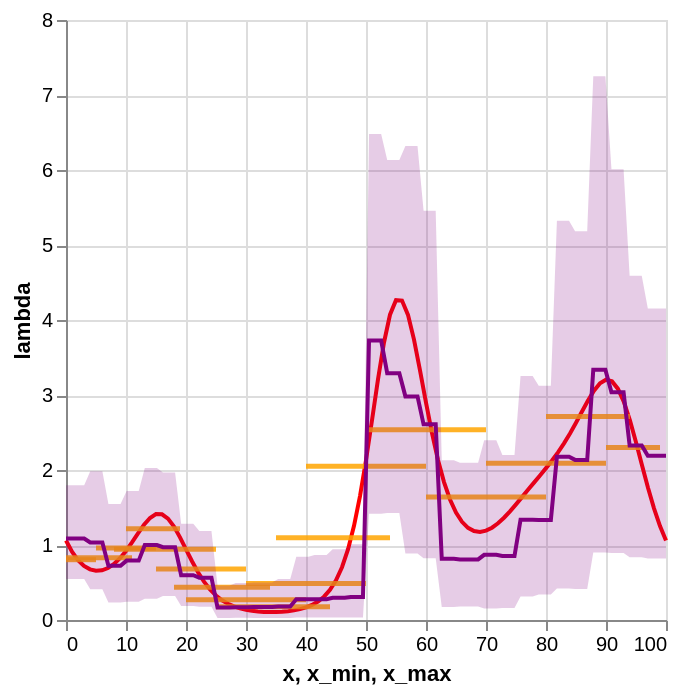

The notebook cell saved with this chart:
### Code cell
source_exp1 = summarize_posterior_lam(
    mcmc_samples, np.linspace(0, 100, 100), "1. Naive"
)
plot_posterior_band(source_exp1, df_rates, df_expanded)

### Figure 1 — Vega-Lite specification as saved in the notebook (floating-point values rounded to 4 significant figures)
{"config": {"view": {"continuousWidth": 300, "continuousHeight": 300}}, "layer": [{"data": {"name": "data-57e9ce31636ad67c36e7dccf51564a34"}, "mark": {"type": "line", "color": "red"}, "encoding": {"x": {"field": "x", "type": "quantitative"}, "y": {"field": "lambda", "title": "lambda", "type": "quantitative"}}}, {"data": {"name": "data-8b7e06b0c436df7dcce7b6926a431d8c"}, "mark": {"type": "rule", "color": "orange", "opacity": 0.85, "strokeWidth": 2.5}, "encoding": {"x": {"field": "x_min", "type": "quantitative"}, "x2": {"field": "x_max"}, "y": {"field": "lambda_obs", "title": "lambda", "type": "quantitative"}}}, {"data": {"name": "data-edcbc87d19625cd614a415811aa28001"}, "mark": {"type": "line", "color": "purple"}, "encoding": {"x": {"field": "x", "type": "quantitative"}, "y": {"field": "lam", "type": "quantitative"}}}, {"data": {"name": "data-edcbc87d19625cd614a415811aa28001"}, "mark": {"type": "area", "color": "purple", "opacity": 0.2}, "encoding": {"x": {"field": "x", "type": "quantitative"}, "y": {"field": "lower", "type": "quantitative"}, "y2": {"field": "upper"}}}], "$schema": "https://vega.github.io/schema/vega-lite/v6.1.0.json", "datasets": {"data-57e9ce31636ad67c36e7dccf51564a34": [{"x": 0, "lambda": 1.06}, {"x": 1, "lambda": 0.9096}, {"x": 2, "lambda": 0.7984}, {"x": 3, "lambda": 0.7218}, {"x": 4, "lambda": 0.6755}, {"x": 5, "lambda": 0.6564}, {"x": 6, "lambda": 0.6624}, {"x": 7, "lambda": 0.6925}, {"x": 8, "lambda": 0.7463}, {"x": 9, "lambda": 0.8231}, {"x": 10, "lambda": 0.9209}, {"x": 11, "lambda": 1.035}, {"x": 12, "lambda": 1.156}, {"x": 13, "lambda": 1.27}, {"x": 14, "lambda": 1.361}, {"x": 15, "lambda": 1.412}, {"x": 16, "lambda": 1.41}, {"x": 17, "lambda": 1.352}, {"x": 18, "lambda": 1.245}, {"x": 19, "lambda": 1.102}, {"x": 20, "lambda": 0.9426}, {"x": 21, "lambda": 0.7833}, {"x": 22, "lambda": 0.6371}, {"x": 23, "lambda": 0.5112}, {"x": 24, "lambda": 0.408}, {"x": 25, "lambda": 0.3263}, {"x": 26, "lambda": 0.2635}, {"x": 27, "lambda": 0.216}, {"x": 28, "lambda": 0.1807}, {"x": 29, "lambda": 0.1547}, {"x": 30, "lambda": 0.1359}, {"x": 31, "lambda": 0.1226}, {"x": 32, "lambda": 0.1136}, {"x": 33, "lambda": 0.1083}, {"x": 34, "lambda": 0.106}, {"x": 35, "lambda": 0.1067}, {"x": 36, "lambda": 0.1103}, {"x": 37, "lambda": 0.1173}, {"x": 38, "lambda": 0.1283}, {"x": 39, "lambda": 0.1446}, {"x": 40, "lambda": 0.1677}, {"x": 41, "lambda": 0.2003}, {"x": 42, "lambda": 0.2462}, {"x": 43, "lambda": 0.3108}, {"x": 44, "lambda": 0.4014}, {"x": 45, "lambda": 0.5281}, {"x": 46, "lambda": 0.7033}, {"x": 47, "lambda": 0.9412}, {"x": 48, "lambda": 1.255}, {"x": 49, "lambda": 1.653}, {"x": 50, "lambda": 2.13}, {"x": 51, "lambda": 2.664}, {"x": 52, "lambda": 3.209}, {"x": 53, "lambda": 3.7}, {"x": 54, "lambda": 4.07}, {"x": 55, "lambda": 4.264}, {"x": 56, "lambda": 4.259}, {"x": 57, "lambda": 4.068}, {"x": 58, "lambda": 3.738}, {"x": 59, "lambda": 3.329}, {"x": 60, "lambda": 2.898}, {"x": 61, "lambda": 2.491}, {"x": 62, "lambda": 2.134}, {"x": 63, "lambda": 1.839}, {"x": 64, "lambda": 1.606}, {"x": 65, "lambda": 1.432}, {"x": 66, "lambda": 1.309}, {"x": 67, "lambda": 1.229}, {"x": 68, "lambda": 1.186}, {"x": 69, "lambda": 1.175}, {"x": 70, "lambda": 1.191}, {"x": 71, "lambda": 1.231}, {"x": 72, "lambda": 1.289}, {"x": 73, "lambda": 1.364}, {"x": 74, "lambda": 1.449}, {"x": 75, "lambda": 1.542}, {"x": 76, "lambda": 1.639}, {"x": 77, "lambda": 1.736}, {"x": 78, "lambda": 1.832}, {"x": 79, "lambda": 1.928}, {"x": 80, "lambda": 2.025}, {"x": 81, "lambda": 2.127}, {"x": 82, "lambda": 2.236}, {"x": 83, "lambda": 2.355}, {"x": 84, "lambda": 2.487}, {"x": 85, "lambda": 2.63}, {"x": 86, "lambda": 2.779}, {"x": 87, "lambda": 2.927}, {"x": 88, "lambda": 3.058}, {"x": 89, "lambda": 3.157}, {"x": 90, "lambda": 3.204}, {"x": 91, "lambda": 3.182}, {"x": 92, "lambda": 3.081}, {"x": 93, "lambda": 2.903}, {"x": 94, "lambda": 2.659}, {"x": 95, "lambda": 2.37}, {"x": 96, "lambda": 2.063}, {"x": 97, "lambda": 1.763}, {"x": 98, "lambda": 1.489}, {"x": 99, "lambda": 1.253}, {"x": 100, "lambda": 1.06}], "data-8b7e06b0c436df7dcce7b6926a431d8c": [{"obs_interval": "[0,12)", "x_min": 0, "x_max": 11, "lambda_obs": 0.8294}, {"obs_interval": "[0,5]", "x_min": 0, "x_max": 5, "lambda_obs": 0.8039}, {"obs_interval": "[10,20)", "x_min": 10, "x_max": 19, "lambda_obs": 1.218}, {"obs_interval": "[15,30]", "x_min": 15, "x_max": 30, "lambda_obs": 0.6784}, {"obs_interval": "[18,35)", "x_min": 18, "x_max": 34, "lambda_obs": 0.4368}, {"obs_interval": "[20,40]", "x_min": 20, "x_max": 40, "lambda_obs": 0.2707}, {"obs_interval": "[25,45)", "x_min": 25, "x_max": 44, "lambda_obs": 0.1776}, {"obs_interval": "[30,50]", "x_min": 30, "x_max": 50, "lambda_obs": 0.4864}, {"obs_interval": "[35,55)", "x_min": 35, "x_max": 54, "lambda_obs": 1.096}, {"obs_interval": "[40,60]", "x_min": 40, "x_max": 60, "lambda_obs": 2.049}, {"obs_interval": "[5,15]", "x_min": 5, "x_max": 15, "lambda_obs": 0.9594}, {"obs_interval": "[50,70]", "x_min": 50, "x_max": 70, "lambda_obs": 2.537}, {"obs_interval": "[60,80]", "x_min": 60, "x_max": 80, "lambda_obs": 1.64}, {"obs_interval": "[70,90]", "x_min": 70, "x_max": 90, "lambda_obs": 2.089}, {"obs_interval": "[8,25]", "x_min": 8, "x_max": 25, "lambda_obs": 0.9428}, {"obs_interval": "[80,95)", "x_min": 80, "x_max": 94, "lambda_obs": 2.714}, {"obs_interval": "[90,99]", "x_min": 90, "x_max": 99, "lambda_obs": 2.301}], "data-edcbc87d19625cd614a415811aa28001": [{"x": 0.0, "lam": 1.087, "lower": 0.5452, "upper": 1.796, "experiment": "1. Naive"}, {"x": 1.01, "lam": 1.087, "lower": 0.5452, "upper": 1.796, "experiment": "1. Naive"}, {"x": 2.02, "lam": 1.087, "lower": 0.5452, "upper": 1.796, "experiment": "1. Naive"}, {"x": 3.03, "lam": 1.087, "lower": 0.5452, "upper": 1.796, "experiment": "1. Naive"}, {"x": 4.04, "lam": 1.034, "lower": 0.4112, "upper": 1.982, "experiment": "1. Naive"}, {"x": 5.051, "lam": 1.034, "lower": 0.4112, "upper": 1.982, "experiment": "1. Naive"}, {"x": 6.061, "lam": 1.034, "lower": 0.4112, "upper": 1.982, "experiment": "1. Naive"}, {"x": 7.071, "lam": 0.7227, "lower": 0.2342, "upper": 1.548, "experiment": "1. Naive"}, {"x": 8.081, "lam": 0.7227, "lower": 0.2342, "upper": 1.548, "experiment": "1. Naive"}, {"x": 9.091, "lam": 0.7227, "lower": 0.2342, "upper": 1.548, "experiment": "1. Naive"}, {"x": 10.1, "lam": 0.7917, "lower": 0.2433, "upper": 1.719, "experiment": "1. Naive"}, {"x": 11.11, "lam": 0.7917, "lower": 0.2433, "upper": 1.719, "experiment": "1. Naive"}, {"x": 12.12, "lam": 0.7917, "lower": 0.2433, "upper": 1.719, "experiment": "1. Naive"}, {"x": 13.13, "lam": 0.9985, "lower": 0.2827, "upper": 2.026, "experiment": "1. Naive"}, {"x": 14.14, "lam": 0.9985, "lower": 0.2827, "upper": 2.026, "experiment": "1. Naive"}, {"x": 15.15, "lam": 0.9985, "lower": 0.2827, "upper": 2.026, "experiment": "1. Naive"}, {"x": 16.16, "lam": 0.9708, "lower": 0.319, "upper": 1.968, "experiment": "1. Naive"}, {"x": 17.17, "lam": 0.9708, "lower": 0.319, "upper": 1.968, "experiment": "1. Naive"}, {"x": 18.18, "lam": 0.9708, "lower": 0.319, "upper": 1.968, "experiment": "1. Naive"}, {"x": 19.19, "lam": 0.5967, "lower": 0.1876, "upper": 1.284, "experiment": "1. Naive"}, {"x": 20.2, "lam": 0.5967, "lower": 0.1876, "upper": 1.284, "experiment": "1. Naive"}, {"x": 21.21, "lam": 0.5967, "lower": 0.1876, "upper": 1.284, "experiment": "1. Naive"}, {"x": 22.22, "lam": 0.5644, "lower": 0.1772, "upper": 1.185, "experiment": "1. Naive"}, {"x": 23.23, "lam": 0.5644, "lower": 0.1772, "upper": 1.185, "experiment": "1. Naive"}, {"x": 24.24, "lam": 0.5644, "lower": 0.1772, "upper": 1.185, "experiment": "1. Naive"}, {"x": 25.25, "lam": 0.1665, "lower": 0.02693, "upper": 0.4603, "experiment": "1. Naive"}, {"x": 26.26, "lam": 0.1665, "lower": 0.02693, "upper": 0.4603, "experiment": "1. Naive"}, {"x": 27.27, "lam": 0.1665, "lower": 0.02693, "upper": 0.4603, "experiment": "1. Naive"}, {"x": 28.28, "lam": 0.1689, "lower": 0.02834, "upper": 0.4944, "experiment": "1. Naive"}, {"x": 29.29, "lam": 0.1689, "lower": 0.02834, "upper": 0.4944, "experiment": "1. Naive"}, {"x": 30.3, "lam": 0.1689, "lower": 0.02834, "upper": 0.4944, "experiment": "1. Naive"}, {"x": 31.31, "lam": 0.1731, "lower": 0.02797, "upper": 0.5015, "experiment": "1. Naive"}, {"x": 32.32, "lam": 0.1731, "lower": 0.02797, "upper": 0.5015, "experiment": "1. Naive"}, {"x": 33.33, "lam": 0.1731, "lower": 0.02797, "upper": 0.5015, "experiment": "1. Naive"}, {"x": 34.34, "lam": 0.1731, "lower": 0.02797, "upper": 0.5015, "experiment": "1. Naive"}, {"x": 35.35, "lam": 0.18, "lower": 0.02722, "upper": 0.5457, "experiment": "1. Naive"}, {"x": 36.36, "lam": 0.18, "lower": 0.02722, "upper": 0.5457, "experiment": "1. Naive"}, {"x": 37.37, "lam": 0.18, "lower": 0.02722, "upper": 0.5457, "experiment": "1. Naive"}, {"x": 38.38, "lam": 0.2759, "lower": 0.03438, "upper": 0.8446, "experiment": "1. Naive"}, {"x": 39.39, "lam": 0.2759, "lower": 0.03438, "upper": 0.8446, "experiment": "1. Naive"}, {"x": 40.4, "lam": 0.2759, "lower": 0.03438, "upper": 0.8446, "experiment": "1. Naive"}, {"x": 41.41, "lam": 0.2761, "lower": 0.03318, "upper": 0.8676, "experiment": "1. Naive"}, {"x": 42.42, "lam": 0.2761, "lower": 0.03318, "upper": 0.8676, "experiment": "1. Naive"}, {"x": 43.43, "lam": 0.2761, "lower": 0.03318, "upper": 0.8676, "experiment": "1. Naive"}, {"x": 44.44, "lam": 0.2957, "lower": 0.03371, "upper": 0.9447, "experiment": "1. Naive"}, {"x": 45.45, "lam": 0.2957, "lower": 0.03371, "upper": 0.9447, "experiment": "1. Naive"}, {"x": 46.46, "lam": 0.2957, "lower": 0.03371, "upper": 0.9447, "experiment": "1. Naive"}, {"x": 47.47, "lam": 0.3068, "lower": 0.0331, "upper": 1.01, "experiment": "1. Naive"}, {"x": 48.48, "lam": 0.3068, "lower": 0.0331, "upper": 1.01, "experiment": "1. Naive"}, {"x": 49.49, "lam": 0.3068, "lower": 0.0331, "upper": 1.01, "experiment": "1. Naive"}, {"x": 50.51, "lam": 3.727, "lower": 1.417, "upper": 6.482, "experiment": "1. Naive"}, {"x": 51.52, "lam": 3.727, "lower": 1.417, "upper": 6.482, "experiment": "1. Naive"}, {"x": 52.53, "lam": 3.727, "lower": 1.417, "upper": 6.482, "experiment": "1. Naive"}, {"x": 53.54, "lam": 3.291, "lower": 1.428, "upper": 6.133, "experiment": "1. Naive"}, {"x": 54.55, "lam": 3.291, "lower": 1.428, "upper": 6.133, "experiment": "1. Naive"}, {"x": 55.56, "lam": 3.291, "lower": 1.428, "upper": 6.133, "experiment": "1. Naive"}, {"x": 56.57, "lam": 2.982, "lower": 0.8875, "upper": 6.32, "experiment": "1. Naive"}, {"x": 57.58, "lam": 2.982, "lower": 0.8875, "upper": 6.32, "experiment": "1. Naive"}, {"x": 58.59, "lam": 2.982, "lower": 0.8875, "upper": 6.32, "experiment": "1. Naive"}, {"x": 59.6, "lam": 2.609, "lower": 0.8228, "upper": 5.457, "experiment": "1. Naive"}, {"x": 60.61, "lam": 2.609, "lower": 0.8228, "upper": 5.457, "experiment": "1. Naive"}, {"x": 61.62, "lam": 2.609, "lower": 0.8228, "upper": 5.457, "experiment": "1. Naive"}, {"x": 62.63, "lam": 0.8155, "lower": 0.1731, "upper": 2.13, "experiment": "1. Naive"}, {"x": 63.64, "lam": 0.8155, "lower": 0.1731, "upper": 2.13, "experiment": "1. Naive"}, {"x": 64.65, "lam": 0.8155, "lower": 0.1731, "upper": 2.13, "experiment": "1. Naive"}, {"x": 65.66, "lam": 0.8076, "lower": 0.1809, "upper": 2.095, "experiment": "1. Naive"}, {"x": 66.67, "lam": 0.8076, "lower": 0.1809, "upper": 2.095, "experiment": "1. Naive"}, {"x": 67.68, "lam": 0.8076, "lower": 0.1809, "upper": 2.095, "experiment": "1. Naive"}, {"x": 68.69, "lam": 0.8076, "lower": 0.1809, "upper": 2.095, "experiment": "1. Naive"}, {"x": 69.7, "lam": 0.8692, "lower": 0.1534, "upper": 2.398, "experiment": "1. Naive"}, {"x": 70.71, "lam": 0.8692, "lower": 0.1534, "upper": 2.398, "experiment": "1. Naive"}, {"x": 71.72, "lam": 0.8692, "lower": 0.1534, "upper": 2.398, "experiment": "1. Naive"}, {"x": 72.73, "lam": 0.8524, "lower": 0.1602, "upper": 2.201, "experiment": "1. Naive"}, {"x": 73.74, "lam": 0.8524, "lower": 0.1602, "upper": 2.201, "experiment": "1. Naive"}, {"x": 74.75, "lam": 0.8524, "lower": 0.1602, "upper": 2.201, "experiment": "1. Naive"}, {"x": 75.76, "lam": 1.337, "lower": 0.3138, "upper": 3.254, "experiment": "1. Naive"}, {"x": 76.77, "lam": 1.337, "lower": 0.3138, "upper": 3.254, "experiment": "1. Naive"}, {"x": 77.78, "lam": 1.337, "lower": 0.3138, "upper": 3.254, "experiment": "1. Naive"}, {"x": 78.79, "lam": 1.334, "lower": 0.3397, "upper": 3.124, "experiment": "1. Naive"}, {"x": 79.8, "lam": 1.334, "lower": 0.3397, "upper": 3.124, "experiment": "1. Naive"}, {"x": 80.81, "lam": 1.334, "lower": 0.3397, "upper": 3.124, "experiment": "1. Naive"}, {"x": 81.82, "lam": 2.176, "lower": 0.4197, "upper": 5.322, "experiment": "1. Naive"}, {"x": 82.83, "lam": 2.176, "lower": 0.4197, "upper": 5.322, "experiment": "1. Naive"}, {"x": 83.84, "lam": 2.176, "lower": 0.4197, "upper": 5.322, "experiment": "1. Naive"}, {"x": 84.85, "lam": 2.135, "lower": 0.4141, "upper": 5.182, "experiment": "1. Naive"}, {"x": 85.86, "lam": 2.135, "lower": 0.4141, "upper": 5.182, "experiment": "1. Naive"}, {"x": 86.87, "lam": 2.135, "lower": 0.4141, "upper": 5.182, "experiment": "1. Naive"}, {"x": 87.88, "lam": 3.335, "lower": 0.9013, "upper": 7.249, "experiment": "1. Naive"}, {"x": 88.89, "lam": 3.335, "lower": 0.9013, "upper": 7.249, "experiment": "1. Naive"}, {"x": 89.9, "lam": 3.335, "lower": 0.9013, "upper": 7.249, "experiment": "1. Naive"}, {"x": 90.91, "lam": 3.036, "lower": 0.893, "upper": 6.009, "experiment": "1. Naive"}, {"x": 91.92, "lam": 3.036, "lower": 0.893, "upper": 6.009, "experiment": "1. Naive"}, {"x": 92.93, "lam": 3.036, "lower": 0.893, "upper": 6.009, "experiment": "1. Naive"}, {"x": 93.94, "lam": 2.328, "lower": 0.8355, "upper": 4.591, "experiment": "1. Naive"}, {"x": 94.95, "lam": 2.328, "lower": 0.8355, "upper": 4.591, "experiment": "1. Naive"}, {"x": 95.96, "lam": 2.328, "lower": 0.8355, "upper": 4.591, "experiment": "1. Naive"}, {"x": 96.97, "lam": 2.191, "lower": 0.8207, "upper": 4.153, "experiment": "1. Naive"}, {"x": 97.98, "lam": 2.191, "lower": 0.8207, "upper": 4.153, "experiment": "1. Naive"}, {"x": 98.99, "lam": 2.191, "lower": 0.8207, "upper": 4.153, "experiment": "1. Naive"}, {"x": 100.0, "lam": 2.191, "lower": 0.8207, "upper": 4.153, "experiment": "1. Naive"}]}}
